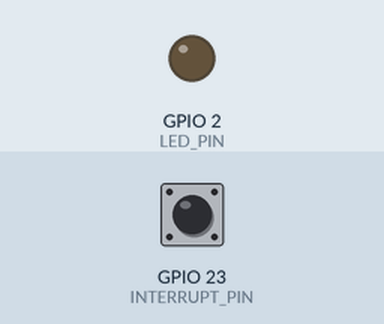
Simulated run of this sketch. Board: ESP32. On the bench: output pins drawn as LEDs (lit = HIGH). Dashed ring = blinking. Inputs (shaded band) come from the test bench; at power-on: GPIO 23 (INTERRUPT_PIN) LOW. What the sketch prints to the serial monitor is not drawn.

Above: at 1.2 s.
1.3 s: GPIO 23 (INTERRUPT_PIN) pulled HIGH for 0.15 s
At 2.0 s:
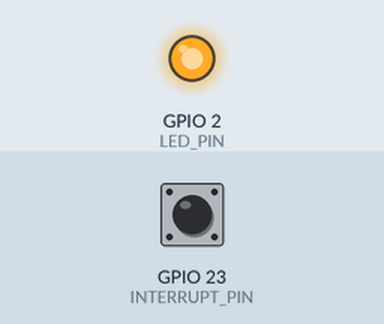
2.9 s: GPIO 23 (INTERRUPT_PIN) pulled HIGH for 1 s
At 3.2 s:
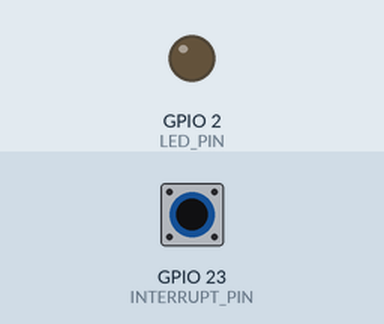
5.4 s: GPIO 23 (INTERRUPT_PIN) pulsed HIGH 5 times (0.12 s each, 0.3 s apart)
At 5.55 s:
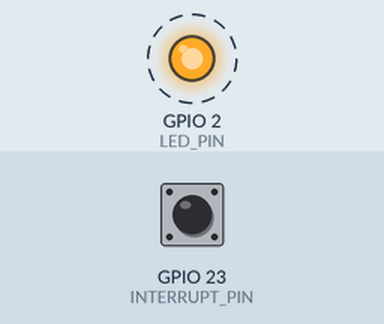
8.4 s: GPIO 23 (INTERRUPT_PIN) pulled HIGH for 3.2 s
At 9.8 s:
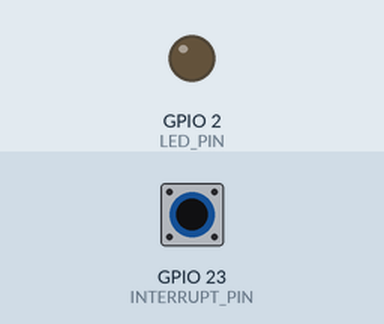
14.6 s: GPIO 23 (INTERRUPT_PIN) pulsed HIGH 5 times (0.12 s each, 0.3 s apart)
At 16.8 s:
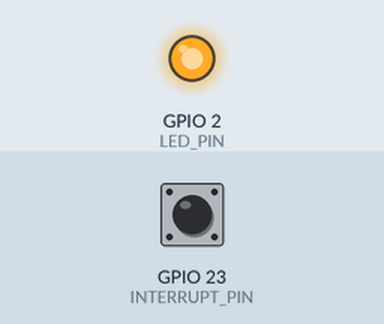
Timing chart, 0 to 18.3 s (numbered marks = the images above; inputs shaded):
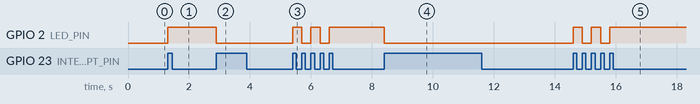

The sketch:

MPU_6050_Interrupt_Generation_2__ESP32_.ino
```cpp
#include <Wire.h>
#include <MPU6050.h>
#include<Streaming.h>

#define LED_PIN GPIO_NUM_2
#define INTERRUPT_PIN GPIO_NUM_23

#define SDA_PIN GPIO_NUM_22
#define SCL_PIN GPIO_NUM_21 // 21

#define MOTION_THRESHOLD 12   // 12, 5
#define MOTION_EVENT_DURATION 50    //50, 500

MPU6050 accelgyro;
volatile bool ledState = false;

void IRAM_ATTR interruptServiceRoutine() {
  ledState ^= 1;
  digitalWrite(LED_PIN, ledState);
  Serial<<"LED State: "<<ledState<<endl;
}

void setup() {
  Wire.begin(SDA_PIN, SCL_PIN);
  Serial.begin(115200);
  pinMode(LED_PIN, OUTPUT);
  accelgyro.initialize();
  // verify connection to MPU6050
  Serial<<"Testing device connections..."<<endl;
  Serial<<(accelgyro.testConnection() ? "MPU6050 connection successful" : "MPU6050 connection failed")<<endl;
  delay(1);
  accelgyro.setAccelerometerPowerOnDelay(3);

  accelgyro.setInterruptMode(true); // Interrupts enabled

  accelgyro.setInterruptLatch(0); // Interrupt pulses when triggered instead of remaining on until cleared

  accelgyro.setIntMotionEnabled(true); // Interrupts sent when motion detected
  // Set sensor filter mode.
  // 0 -> Reset (disable high pass filter)
  // 1 -> On (5Hz)
  // 2 -> On (2.5Hz)
  // 3 -> On (1.25Hz)
  // 4 -> On (0.63Hz)
  // 5 -> Hold (Future outputs are relative to last output when this mode was set)
  accelgyro.setDHPFMode(1);

  // Motion detection acceleration threshold. 1LSB = 2mg.
  accelgyro.setMotionDetectionThreshold(MOTION_THRESHOLD);
  // Motion detection event duration in ms
  accelgyro.setMotionDetectionDuration(MOTION_EVENT_DURATION);
  digitalWrite(LED_PIN,LOW);
  attachInterrupt(digitalPinToInterrupt(INTERRUPT_PIN), interruptServiceRoutine, RISING);
  delay(1);
}

void loop() {
  //digitalWrite(3, millis()%1000>500);
  Serial<<"Boot Count: "<<endl;
}
```

Measured:
- after the input at 1.3 s, GPIO 2 (LED_PIN): LOW → HIGH at once
- after the input at 2.9 s, GPIO 2 (LED_PIN): HIGH → LOW at once
- after the input at 5.4 s, GPIO 2 (LED_PIN): alternates HIGH for 0.30 s and LOW for 0.30 s, 5 changes in all, then stays HIGH, starting at once
- after the input at 8.4 s, GPIO 2 (LED_PIN): HIGH → LOW at once
- after the input at 14.6 s, GPIO 2 (LED_PIN): alternates HIGH for 0.30 s and LOW for 0.30 s, 5 changes in all, then stays HIGH, starting at once
